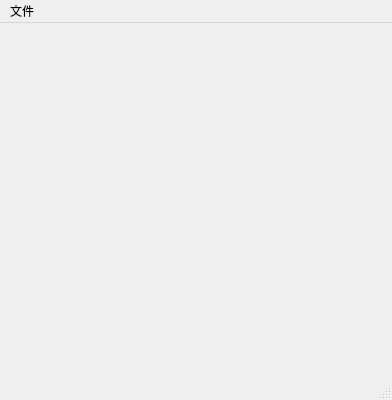
<?xml version="1.0" encoding="UTF-8"?>
<ui version="4.0">
 <class>MainWindow</class>
 <widget class="QMainWindow" name="MainWindow">
  <property name="geometry">
   <rect>
    <x>0</x>
    <y>0</y>
    <width>392</width>
    <height>400</height>
   </rect>
  </property>
  <property name="windowTitle">
   <string>my first demo</string>
  </property>
  <property name="statusTip">
   <string>我是状态栏文本</string>
  </property>
  <widget class="QWidget" name="centralwidget"/>
  <widget class="QMenuBar" name="menubar">
   <property name="geometry">
    <rect>
     <x>0</x>
     <y>0</y>
     <width>392</width>
     <height>23</height>
    </rect>
   </property>
   <widget class="QMenu" name="menu">
    <property name="title">
     <string>文件</string>
    </property>
    <addaction name="actionOpen"/>
    <addaction name="actionClose"/>
   </widget>
   <addaction name="menu"/>
  </widget>
  <widget class="QStatusBar" name="statusbar"/>
  <action name="actionOpen">
   <property name="icon">
    <iconset>
     <normaloff>../11.png</normaloff>../11.png</iconset>
   </property>
   <property name="text">
    <string>打开</string>
   </property>
  </action>
  <action name="actionClose">
   <property name="icon">
    <iconset>
     <normaloff>../22.jpg</normaloff>../22.jpg</iconset>
   </property>
   <property name="text">
    <string>关闭</string>
   </property>
   <property name="statusTip">
    <string>要关闭我吗？</string>
   </property>
   <property name="shortcut">
    <string>Ctrl+Q</string>
   </property>
  </action>
 </widget>
 <resources/>
 <connections>
  <connection>
   <sender>actionClose</sender>
   <signal>triggered()</signal>
   <receiver>MainWindow</receiver>
   <slot>close()</slot>
   <hints>
    <hint type="sourcelabel">
     <x>-1</x>
     <y>-1</y>
    </hint>
    <hint type="destinationlabel">
     <x>249</x>
     <y>199</y>
    </hint>
   </hints>
  </connection>
 </connections>
</ui>
